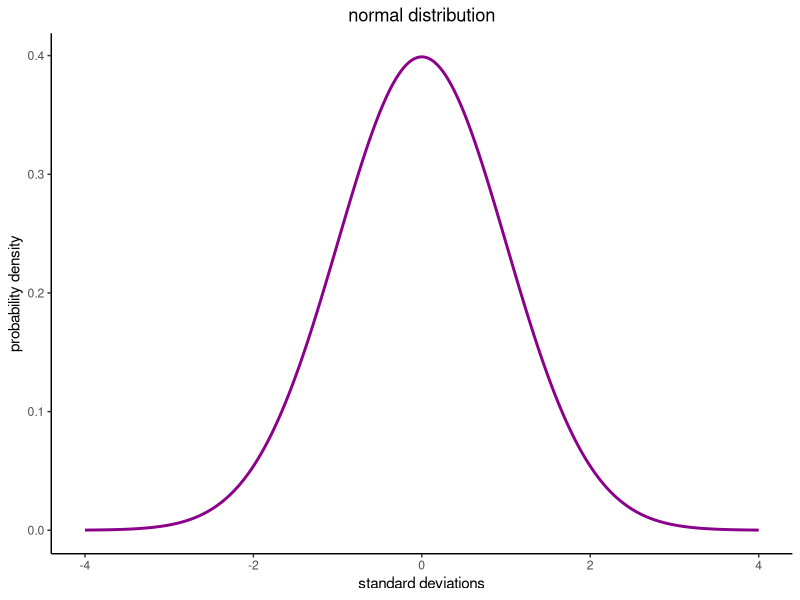
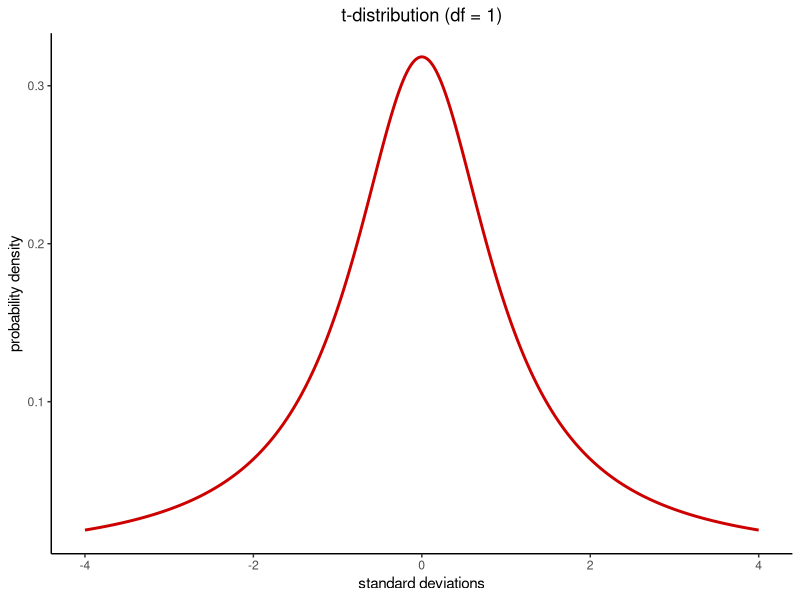
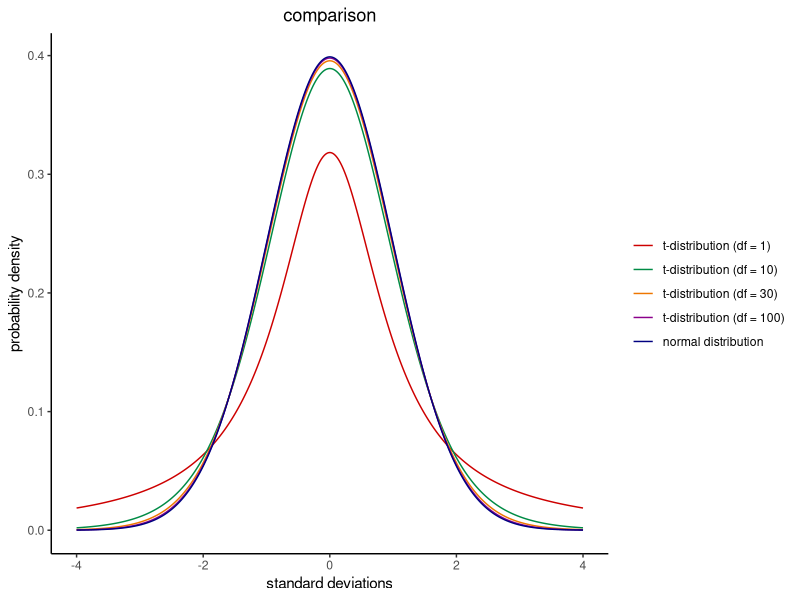

Recreate these plots in R, in order.
## ---- chunk 1
knitr::opts_chunk$set(echo = TRUE)
## ---- chunk 2
library(ggplot2)
## ---- chunk 3
set.seed(123)

x = seq(from = -4, to = 4, length.out = 500)
y_norm = dnorm(x)

data <- data.frame(x, y_norm)
## ---- chunk 4
ggplot(data, aes(x)) +   
    geom_line(aes(y = y_norm), color = "magenta4", linewidth = 1) +

    theme_bw() +
    theme(axis.line = element_line(color='black'),
      plot.background = element_blank(),
      panel.grid.major = element_blank(),
      panel.grid.minor = element_blank(),
      panel.border = element_blank(),
      legend.title= element_blank(),
      plot.title = element_text(hjust = 0.5)) +
  
    labs(title = 'normal distribution', x = 'standard deviations', y = 'probability density')

## ---- chunk 5
set.seed(123)

df <- 1
y1 <- dt(x, df)


data <- data.frame(x, y1)
## ---- chunk 6
ggplot(data, aes(x)) +   
    geom_line(aes(y = y1), color = "red3", size = 1) +

    theme_bw() +
    theme(axis.line = element_line(color='black'),
      plot.background = element_blank(),
      panel.grid.major = element_blank(),
      panel.grid.minor = element_blank(),
      panel.border = element_blank(),
      legend.title= element_blank(),
      plot.title = element_text(hjust = 0.5)) +
  
    labs(title = 't-distribution (df = 1)', x = 'standard deviations', y = 'probability density')
## ---- chunk 7
df <- 10
y10 <- dt(x, df)

df <- 30
y30 <- dt(x, df)

df <- 100
y100 <- dt(x, df)

df <- 1000
y1000 <- dt(x, df)
## ---- chunk 8
df <- data.frame(x, y_norm, y1, y10, y30, y100, y1000)
## ---- chunk 9
ggplot(df, aes(x)) +   
    geom_line(aes(y = y1, color = "t-distribution (df = 1)"), size = .5) +
    geom_line(aes(y = y10, color = "t-distribution (df = 10)")) +
    geom_line(aes(y = y30, color = "t-distribution (df = 30)"), size = .5) +
    geom_line(aes(y = y100, color = "t-distribution (df = 100)")) +
    geom_line(aes(y = y_norm, color = "normal distribution"), size = .5) +

    scale_color_manual(
                     breaks=c('t-distribution (df = 1)', 't-distribution (df = 10)', 't-distribution (df = 30)',
                             't-distribution (df = 100)', 'normal distribution'),
                     values=c('t-distribution (df = 1)'='red3', 't-distribution (df = 10)'='springgreen4', 't-distribution (df = 30)'='darkorange2',
                              't-distribution (df = 100)' = 'magenta4', 'normal distribution' = 'navyblue'))+
    theme_bw() +
    theme(axis.line = element_line(color='black'),
      plot.background = element_blank(),
      panel.grid.major = element_blank(),
      panel.grid.minor = element_blank(),
      panel.border = element_blank(),
      legend.title= element_blank(),
      plot.title = element_text(hjust = 0.5)) +
  
    labs(title = 'comparison', x = 'standard deviations', y = 'probability density')
